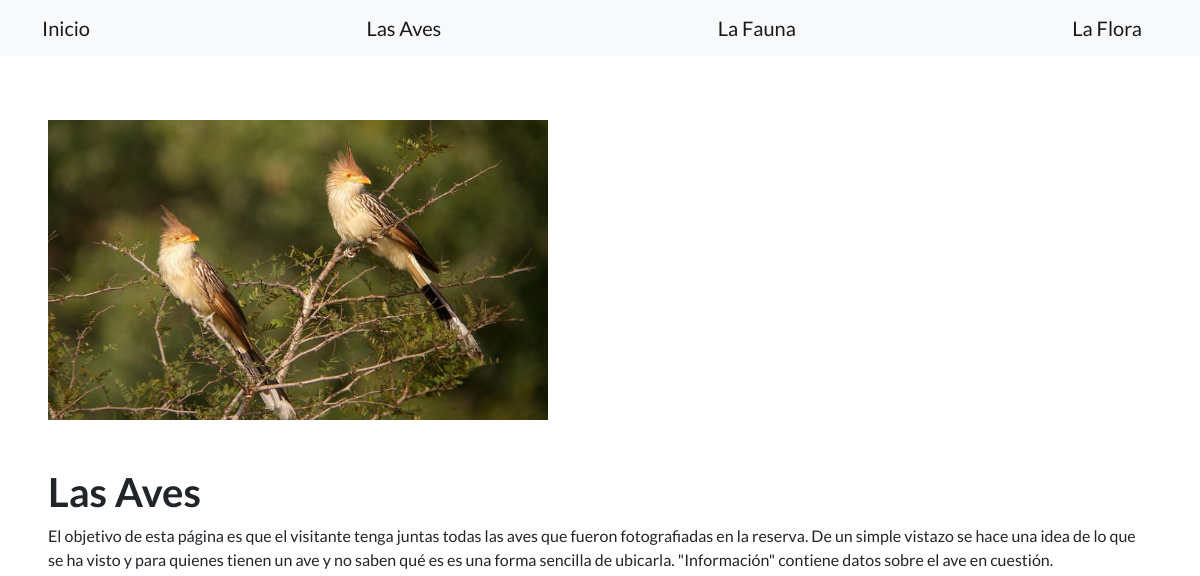
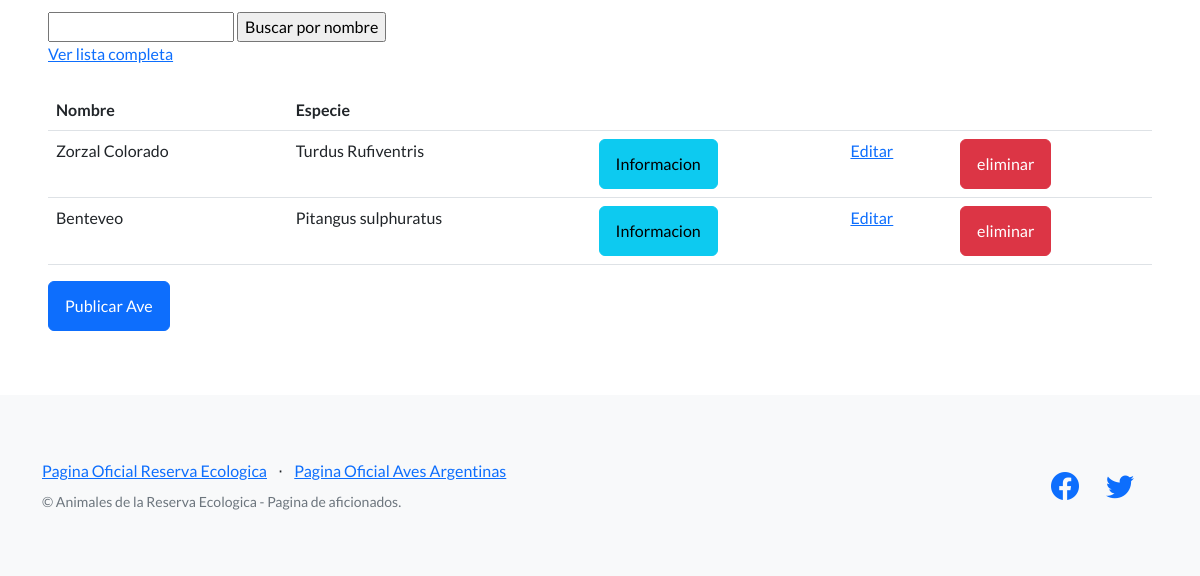
The app's page /animales/aves/, older data (2 pictures, top to bottom).
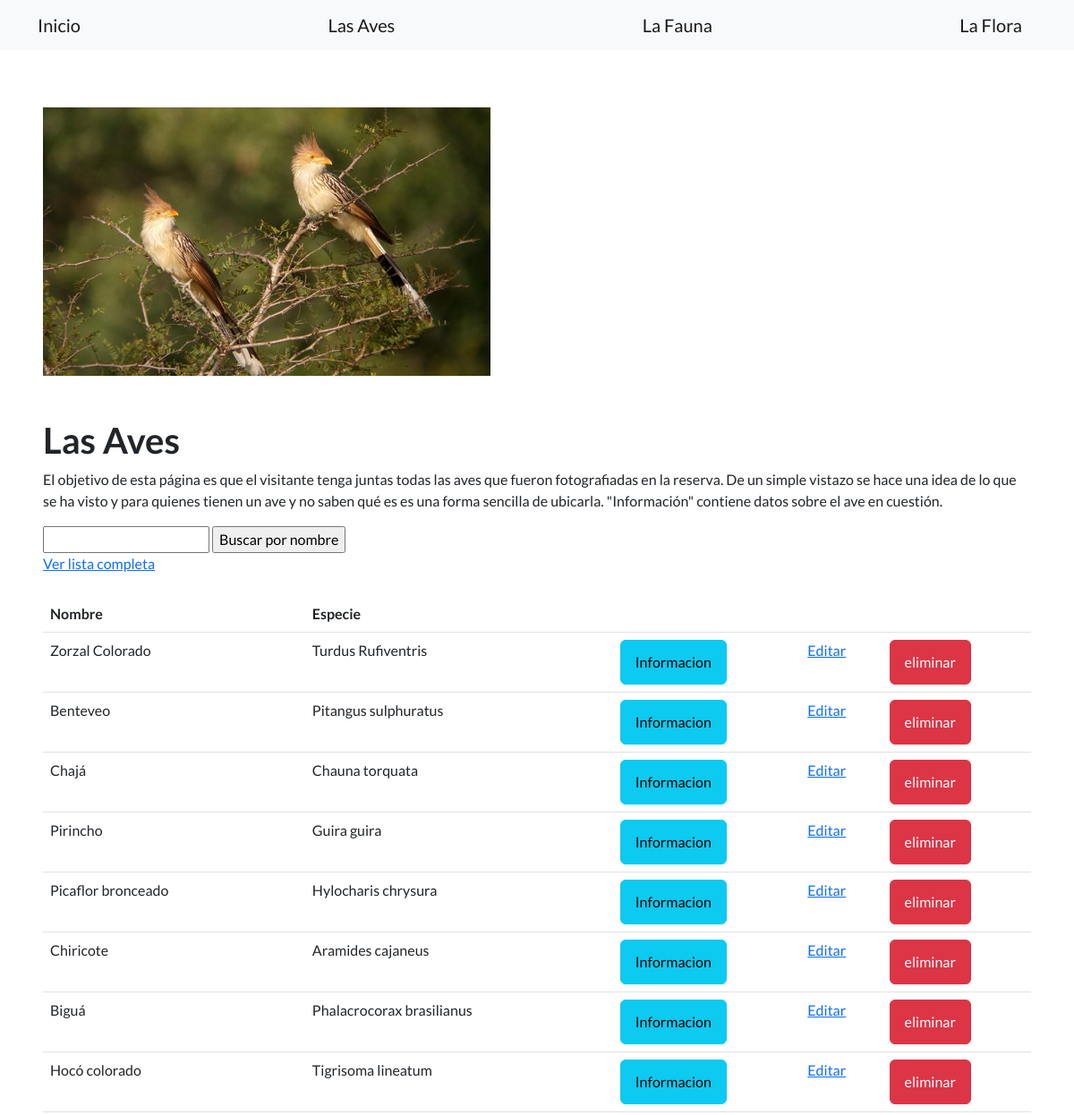
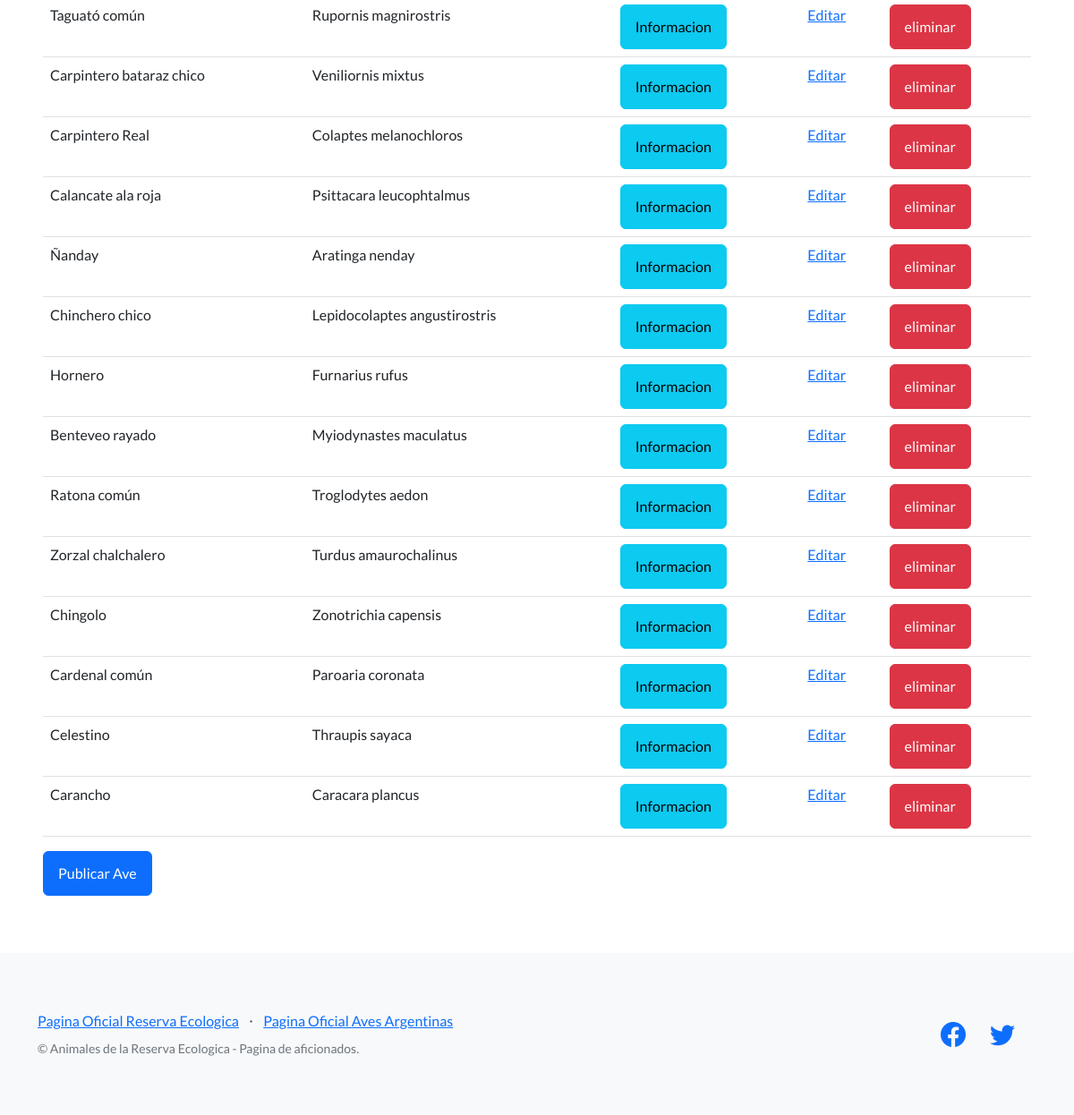
The same page, newer data (2 pictures, top to bottom).
### aves_argentinas/models.py (models this page shows, shortened)
class Aves(models.Model):
    orden = models.CharField(max_length=200)
    familia = models.CharField(max_length=200)
    especie = models.CharField(max_length=200)
    nombre = models.CharField(max_length=200)
    caracteristicas = models.TextField()
    ultima_observacion = models.DateField()

### aves_argentinas/views.py (the view)
# urls.py: path('aves/', mostrar_aves, name="lista_aves"),
def mostrar_aves(request):
    contexto = {
        "aves" : Aves.objects.all(),
    }
    http_response = render(
        request=request,
        template_name='aves_argentinas/mostrar_aves.html',
        context=contexto,
    )
    return http_response

### aves_argentinas/templates/aves_argentinas/mostrar_aves.html (shortened to what this page needs)
{% extends "base.html" %}
{% block contenido %}
<div class="entry-container">
    <header class="header" >
        <img src="/static/assets/pirinchos.png" alt="Pirinchos" width = "500" height="300">
    </header>
</div>
<br></br>
<h1>Las Aves</h1>
<div class= "entry-content">
    <p>El objetivo de esta página es que el visitante tenga juntas todas las aves que fueron fotografiadas en la reserva. De un simple vistazo se hace una idea de lo que se ha visto y para quienes tienen un ave y no saben qué es es una forma sencilla de ubicarla. "Información" contiene datos sobre el ave en cuestión.</p>
</div>
<form action = "{% url 'buscar_aves' %}" method="post">
    <input type="text" name="busqueda">
    <input type="submit" value="Buscar por nombre">
  </form>
  <a href="{% url 'lista_aves' %}">Ver lista completa</a>
  <br></br>
<table class= "table">
    <tbody>
        <tr>
            <th>Nombre</th>
            <th>Especie</th>
            <th></th>
            <th></th>
            <th></th>
        </tr>
        {% for ave in aves %}
        <tr>
            <td>{{ ave.nombre }}</td>
            <td>{{ ave.especie }}</td>
            <td>
                <a class= "btn btn-info" href="{% url 'ver_ave' ave.id %}">Informacion</a>
            </td>
            <td>
                <a href="{% url 'editar_aves' ave.id %}">Editar</a>
            </td>
            <td>
                <form action = "{% url 'eliminar_aves' ave.id %}" method="post">
                    <input type="submit" class= "btn btn-danger" value="eliminar" />
                </form>
            </td>
        </tr>
        {% endfor %}
    </tbody>
</table>
<a class= "btn btn-primary" href="{% url 'crear_aves' %}">Publicar Ave</a>
{% endblock contenido %}

Row changes from the older to the newer data that the page shows:
added Aves: nombre "Chajá", especie "Chauna torquata"
added Aves: nombre "Pirincho", especie "Guira guira"
added Aves: nombre "Picaflor bronceado", especie "Hylocharis chrysura"
added Aves: nombre "Chiricote", especie "Aramides cajaneus"
added Aves: nombre "Biguá", especie "Phalacrocorax brasilianus"
added Aves: nombre "Hocó colorado", especie "Tigrisoma lineatum"
added Aves: nombre "Taguató común", especie "Rupornis magnirostris"
added Aves: nombre "Carpintero bataraz chico", especie "Veniliornis mixtus"
added Aves: nombre "Carpintero Real", especie "Colaptes melanochloros"
added Aves: nombre "Calancate ala roja", especie "Psittacara leucophtalmus"
added Aves: nombre "Ñanday", especie "Aratinga nenday"
added Aves: nombre "Chinchero chico", especie "Lepidocolaptes angustirostris"
added Aves: nombre "Hornero", especie "Furnarius rufus"
added Aves: nombre "Benteveo rayado", especie "Myiodynastes maculatus"
added Aves: nombre "Ratona común", especie "Troglodytes aedon"
added Aves: nombre "Zorzal chalchalero", especie "Turdus amaurochalinus"
added Aves: nombre "Chingolo", especie "Zonotrichia capensis"
added Aves: nombre "Cardenal común", especie "Paroaria coronata"
added Aves: nombre "Celestino", especie "Thraupis sayaca"
added Aves: nombre "Carancho", especie "Caracara plancus"
